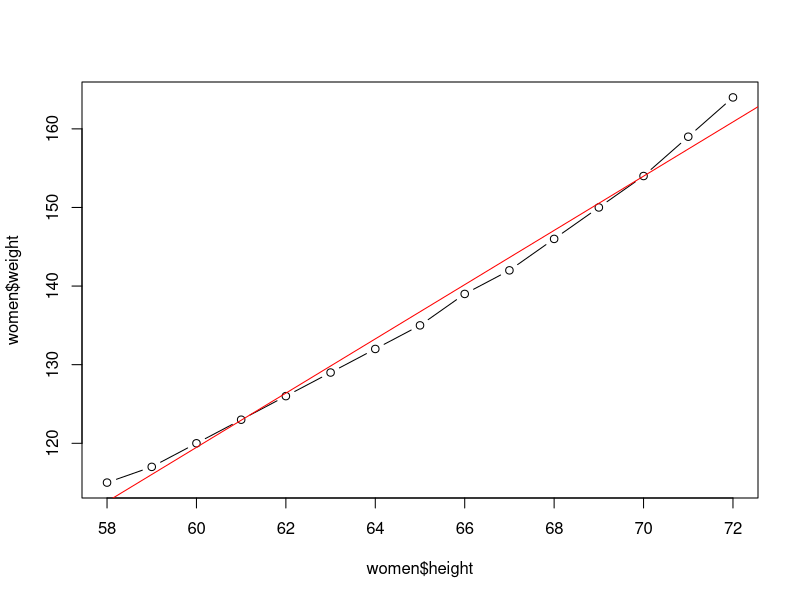
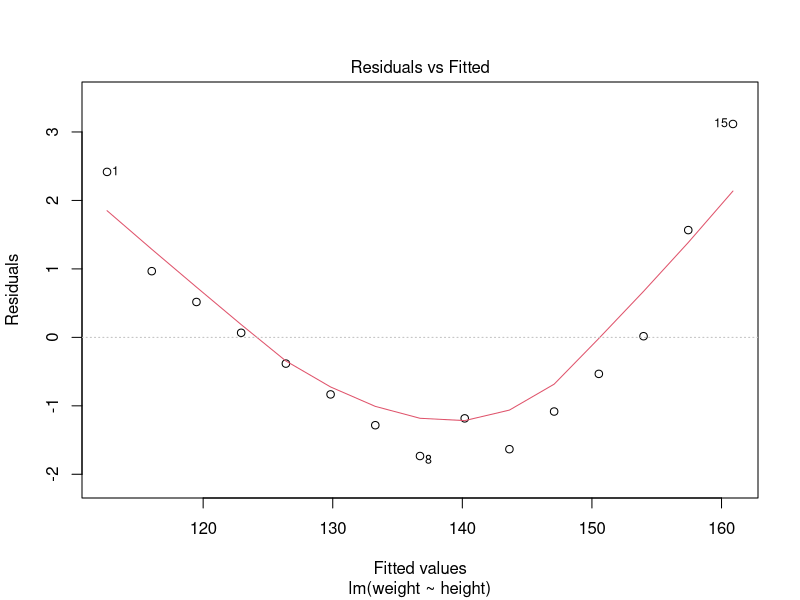
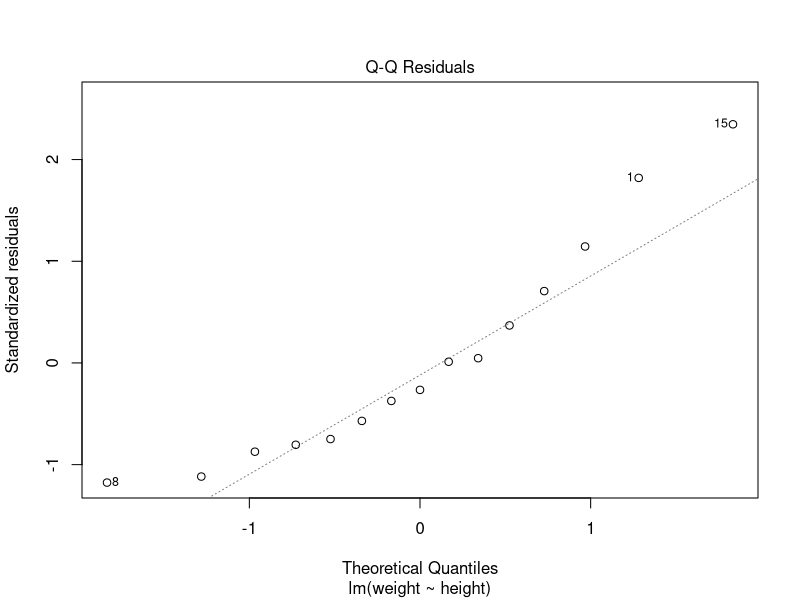
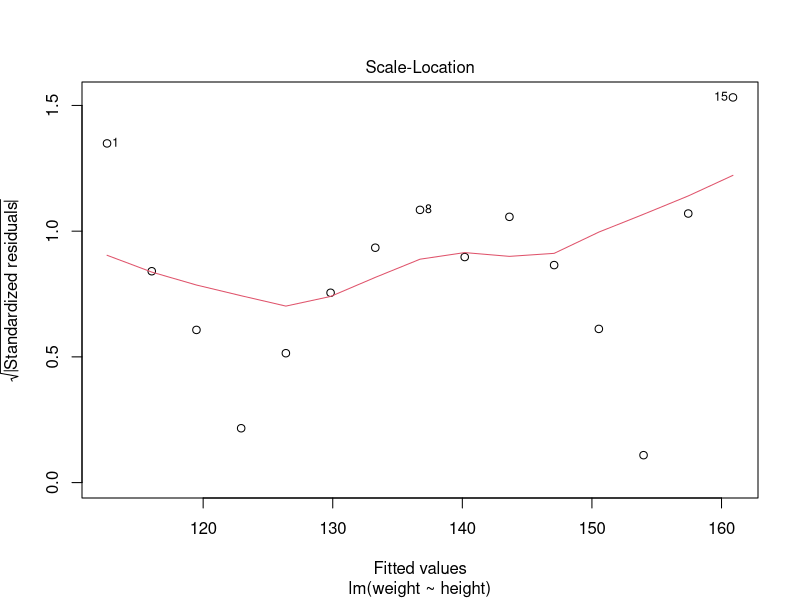
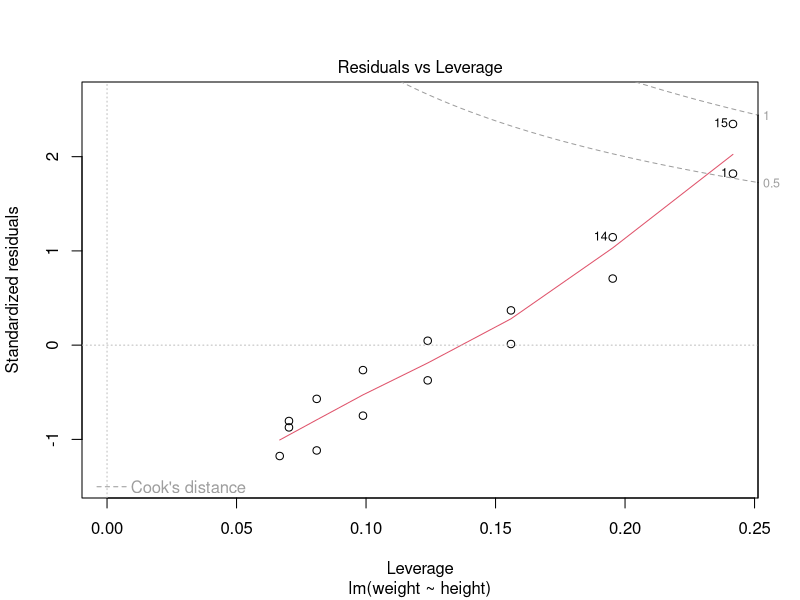

Generate these figures, in order, with R:
#topics ----
#factors, env, import/export. package install
#rep, recode, split, partition, subset, loops, cast & melt
#missing values. duplicates, apply
#graphs - bar, multiple line, pie, box, corrgram
# predict weight for certain height

women
head(women)
dim(women)
cov(women$height,women$weight)   #Positive relationship between height and weight
cor(women$height,women$weight) #strong and positive relationship between height and weight
plot(x=women$height,y=women$weight,type='b')
?lm #lm(y~x,data)
abline(lm(weight~height,data=women),col='red') #Line of best fit
names(women)
fit = lm(weight ~ height,data = women)
summary(fit)
#R2
#Coefficients
#Does linear model exist between Ys and X axis
#p-value exists if it is < 0.05
#R2 - Multiple(used when there is only one independent variable) and Adjusted(used when there is more than one independent variable)
#Good Model >0.6,0.7
#Coefficients
#y=mx+c, c=-87.5167, m=3.45
#height is a significant variable in calculating the weight
#Residuals =actual-predicted


range(women$height)
(ndata = data.frame(height = c(60.5, 70.5, 71.5)))
(predictedwt = predict(fit, newdata = ndata))
cbind(ndata, predictedwt)

resid(fit)
fitted(fit)
cbind(women, fitted(fit), resid(fit))
#assumptions
#linearity,autocollinearity, multicollinearity, normality, homosodescity(equal variance), outliers
#Linked with residuals
plot(fit)
#Predict: height=60.5
women
predict(fit,newdata=data.frame(height=60.5))
ndata = data.frame(height=c(60.5,70.5))
p1=predict(fit,newdata=ndata)
cbind(ndata,p1)

